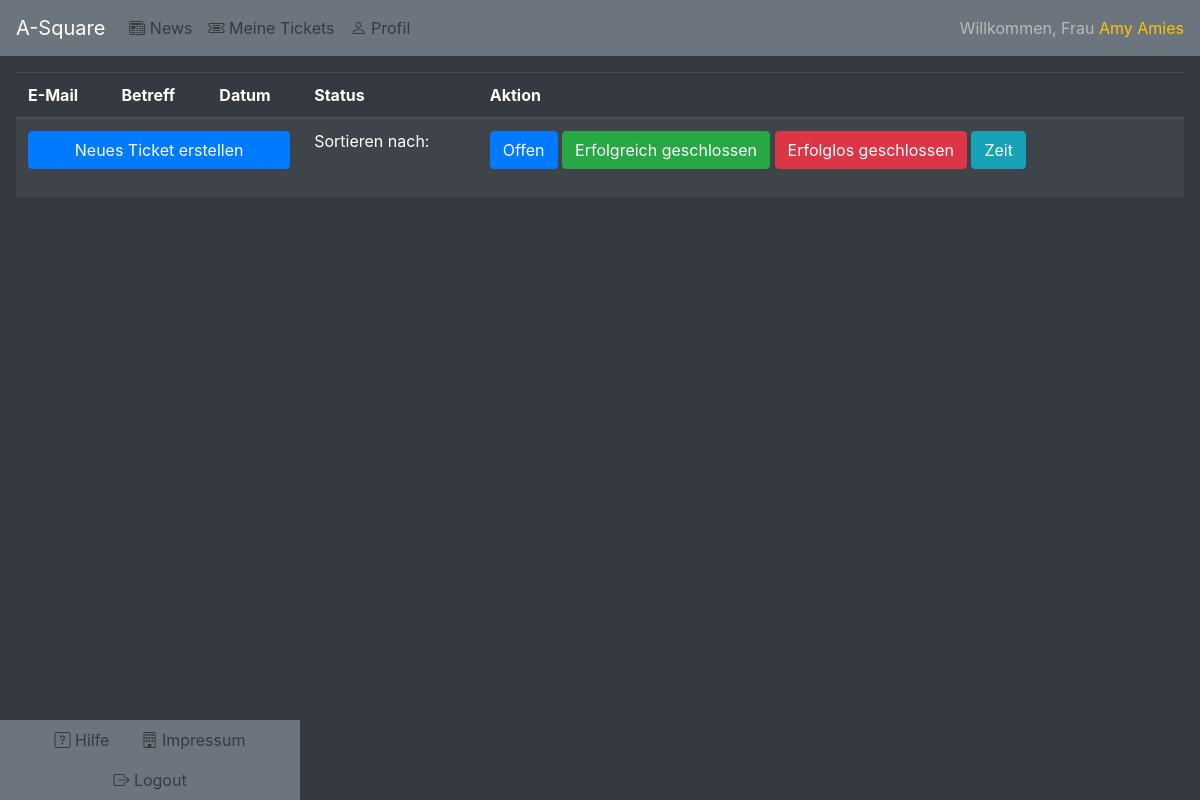
/tickets.php (signed in), run on an earlier commit of the app's database.
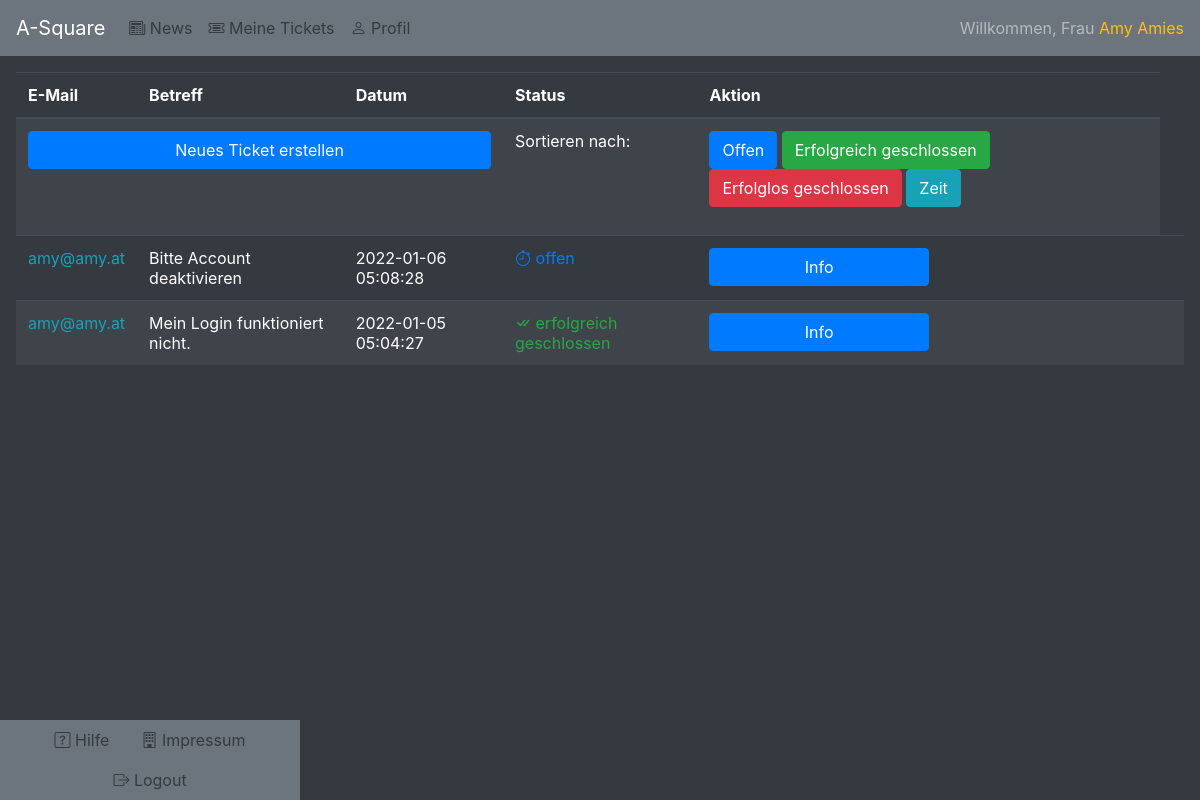
And on a later commit of the database.
### tables this page shows
CREATE TABLE `tickets` (
  `ticketID` int(11) NOT NULL,
  `pic` varchar(255) NOT NULL,
  `title` varchar(100) NOT NULL,
  `txt` text NOT NULL,
  `status` enum('offen','erfolgreich geschlossen','erfolglos geschlossen') NOT NULL DEFAULT 'offen',
  `time` timestamp NOT NULL DEFAULT current_timestamp() ON UPDATE current_timestamp(),
  `userID` int(11) NOT NULL
);

### tickets.php (the view, shortened to what this page needs)
<?php
  include "includes/nav.php";
  include "includes/functions.php";
?>
<body class="bg-dark">
<div class="row justify-content-center m-3">
  <table align="center" class='table table-striped table-dark table-hover'>
  <thead>
    <tr>
      <th scope="col">E-Mail</th>
      <th scope="col">Betreff</th>
      <th scope="col">Datum</th>
      <th scope="col">Status</th>
      <th scope="col">Aktion</th>
    </tr>
  </thead>
  <tbody class="justify-content-center">
    <tr>
        <td colspan="3">
          <button type='button' class='btn btn-primary w-100' data-toggle='modal' data-target='#exampleModal'>
          Neues Ticket erstellen
          </button>
        </td>
        <td>Sortieren nach:</td>
        <td>
          <form action='tickets.php' method="POST">
            <input class="btn btn-primary" value='Offen' type='submit' name='offen'>
            <input class="btn btn-success" value='Erfolgreich geschlossen' type='submit' name='suclose'>
            <input class="btn btn-danger" value='Erfolglos geschlossen' type='submit' name='faclose'>
            <input class="btn btn-info" value='Zeit' type='submit' name='time'>
          </form>
        </td>
    </tr>
  <?php
  if(isset($_POST['offen']) || isset($_POST['suclose']) || isset($_POST['faclose'])){
    $sql = "SELECT * FROM tickets WHERE status = ? ORDER BY time DESC;";
    $stmt = mysqli_stmt_init($connect);
    if(!mysqli_stmt_prepare($stmt, $sql)){
      header("location: tickets.php?error=statementfailed");
      exit();
    }
    if(isset($_POST['offen'])){
      $status = 'offen';
    }else if(isset($_POST['suclose'])){
      $status = 'erfolgreich geschlossen';
    }else{
      $status = 'erfolglos geschlossen';
    }
    mysqli_stmt_bind_param($stmt, "s", $status);
    mysqli_stmt_execute($stmt);
    $result = mysqli_stmt_get_result($stmt);
  }else{
    $sql = "SELECT * FROM tickets WHERE userID = ? ORDER BY time DESC;";
    $stmt = mysqli_stmt_init($connect);
    if(!mysqli_stmt_prepare($stmt, $sql)){
      header("location: tickets.php?error=statementfailed");
      exit();
    }
    mysqli_stmt_bind_param($stmt, "s", $_SESSION["id"]);
    mysqli_stmt_execute($stmt);
    $result = mysqli_stmt_get_result($stmt);
  }
    while($row = mysqli_fetch_assoc($result)){
      echo "<tr>
      <form action='ticketInfo.php' method='POST'>
      <input type='hidden' name='ticketID' value='".$row['ticketID']."'>
          <td class='text-info'>".$_SESSION['email']."</td>
          <td>".$row['title']."</td>
          <td>".$row['time']."</td>
          ";
          if($row['status'] == 'offen'){
            echo "<td class=' bi-stopwatch text-primary'> ".$row['status']."</td>";
        }else if($row['status'] == 'erfolgreich geschlossen'){
            echo "<td class=' bi-check-all text-success'> ".$row['status']."</td>";
        }else if($row['status'] == 'erfolglos geschlossen'){
            echo "<td class=' bi-emoji-frown text-danger'> ".$row['status']."</td>";
        }echo "
          <td><input type='submit' value='Info' class='btn btn-primary w-50'><td>
      </form>
  </tr>
      ";
    }
  ?>
</table>
</body>

What changed in the data, as far as the page shows it:
added tickets: title "Bitte Account deaktivieren", time "2022-01-06 05:08:28", status "offen"
added tickets: title "Mein Login funktioniert nicht.", time "2022-01-05 05:04:27", status "erfolgreich geschlossen"
